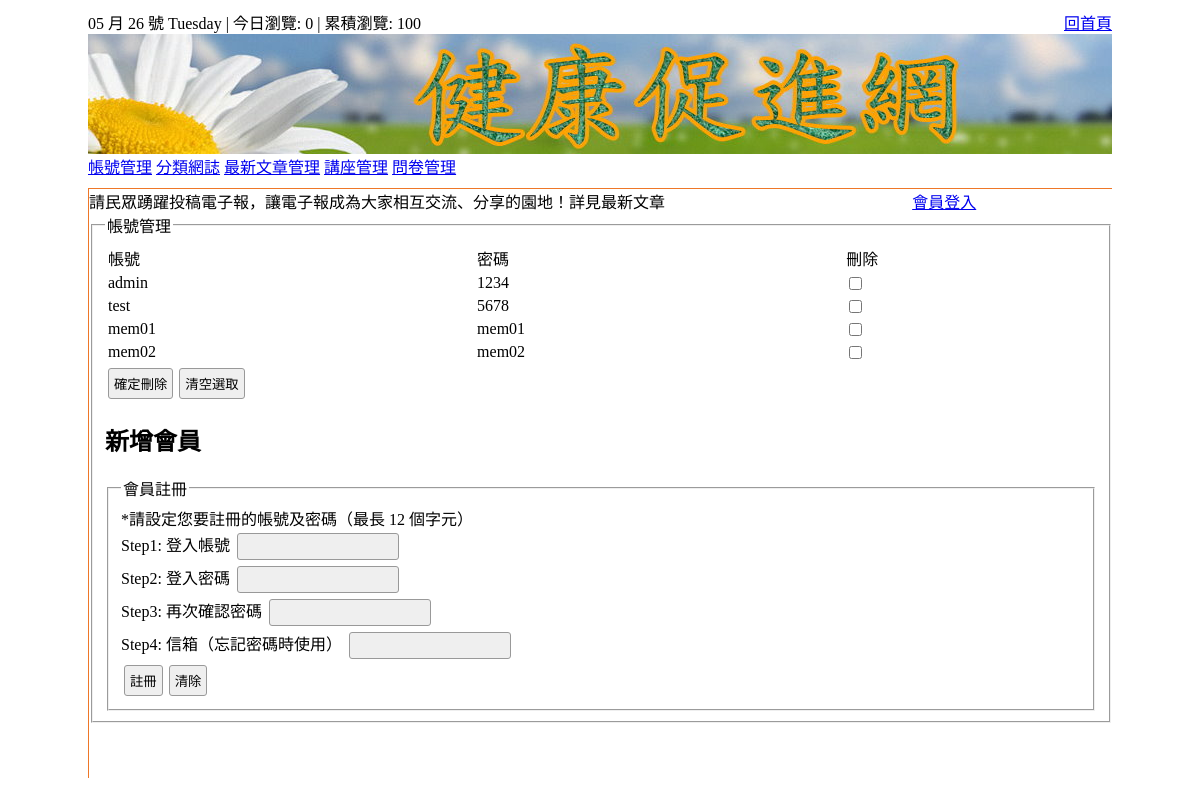
Page /web02/index.php?do=apo (signed in) on the committed database.
### tables this page shows
CREATE TABLE `q2t6_user` (
  `id` int(10) UNSIGNED NOT NULL,
  `acc` text NOT NULL,
  `pwd` text NOT NULL,
  `mail` text NOT NULL
);

### web02/apo.php (the view)
<fieldset>
  <legend>帳號管理</legend>
  <form action="api.php?do=memdel" method="post">
    <table width="100%">
      <tr>
        <td>帳號</td>
        <td>密碼</td>
        <td>刪除</td>
      </tr>
      <?php
      $re = select("q2t6_user", 1);
      foreach ($re as $ro) {
      ?>
        <tr>
          <td><?= $ro['acc'] ?></td>
          <td><?= $ro['pwd'] ?></td>
          <td><input type="checkbox" name="del[]" value="<?= $ro['id'] ?>"></td>
        </tr>
      <?php
      }
      ?>
    </table>
    <input type="submit" value="確定刪除"><input type="reset" value="清空選取">
  </form>
  <h2>新增會員</h2>
  <?php include "reg.php" ?>
</fieldset>

### web01/home_files/css.css (style rules this page uses)
body { padding:0px; margin:0px; }
input,button { border:#999 1px solid; border-radius:3px; background:#EFEFEF; padding:5px; margin:3px; }

### rows in the picture
q2t6_user: acc "admin", pwd "1234"
q2t6_user: acc "test", pwd "5678"
q2t6_user: acc "mem01", pwd "mem01"
q2t6_user: acc "mem02", pwd "mem02"

### other values in the picture
$t3_visit "0"
$t3_total "100"
